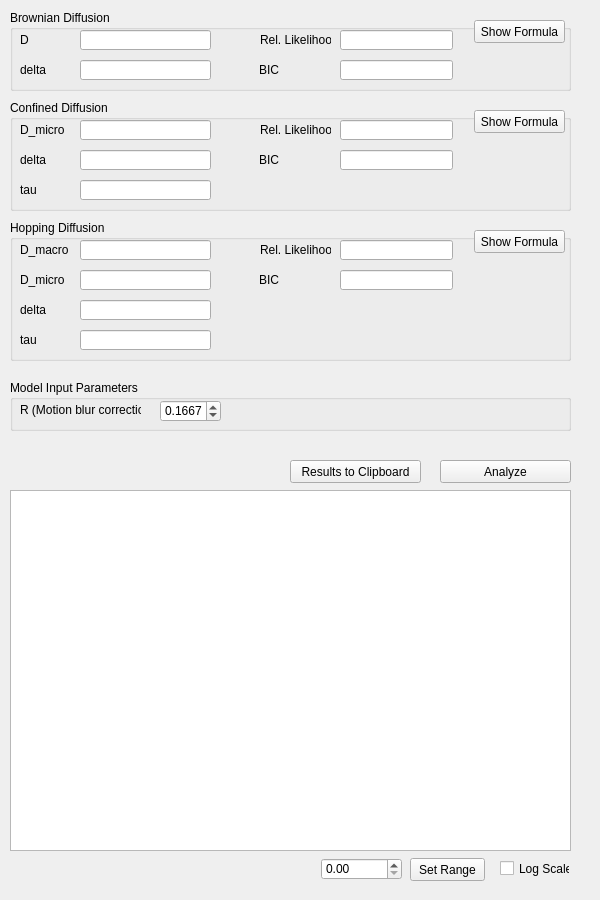
<?xml version="1.0" encoding="UTF-8"?>
<ui version="4.0">
 <class>Form</class>
 <widget class="QWidget" name="Form">
  <property name="geometry">
   <rect>
    <x>0</x>
    <y>0</y>
    <width>600</width>
    <height>900</height>
   </rect>
  </property>
  <property name="windowTitle">
   <string>Form</string>
  </property>
  <widget class="QGroupBox" name="groupBoxModel1">
   <property name="geometry">
    <rect>
     <x>10</x>
     <y>10</y>
     <width>561</width>
     <height>81</height>
    </rect>
   </property>
   <property name="title">
    <string>Brownian Diffusion</string>
   </property>
   <widget class="QPushButton" name="pushButtonFormula_1">
    <property name="geometry">
     <rect>
      <x>464</x>
      <y>10</y>
      <width>91</width>
      <height>23</height>
     </rect>
    </property>
    <property name="text">
     <string>Show Formula</string>
    </property>
   </widget>
   <widget class="QLineEdit" name="lineEditParam1_1">
    <property name="geometry">
     <rect>
      <x>70</x>
      <y>20</y>
      <width>131</width>
      <height>20</height>
     </rect>
    </property>
   </widget>
   <widget class="QLineEdit" name="lineEditParam2_1">
    <property name="geometry">
     <rect>
      <x>70</x>
      <y>50</y>
      <width>131</width>
      <height>20</height>
     </rect>
    </property>
   </widget>
   <widget class="QLabel" name="labelParam1_1">
    <property name="geometry">
     <rect>
      <x>10</x>
      <y>20</y>
      <width>50</width>
      <height>20</height>
     </rect>
    </property>
    <property name="text">
     <string>D</string>
    </property>
   </widget>
   <widget class="QLabel" name="labelParam2_1">
    <property name="geometry">
     <rect>
      <x>10</x>
      <y>50</y>
      <width>47</width>
      <height>20</height>
     </rect>
    </property>
    <property name="text">
     <string>delta</string>
    </property>
   </widget>
   <widget class="QLineEdit" name="lineEditRelLikelihood_1">
    <property name="geometry">
     <rect>
      <x>330</x>
      <y>20</y>
      <width>113</width>
      <height>20</height>
     </rect>
    </property>
   </widget>
   <widget class="QLineEdit" name="lineEditBIC_1">
    <property name="geometry">
     <rect>
      <x>330</x>
      <y>50</y>
      <width>113</width>
      <height>20</height>
     </rect>
    </property>
   </widget>
   <widget class="QLabel" name="labelRelLikelihood_1">
    <property name="geometry">
     <rect>
      <x>250</x>
      <y>20</y>
      <width>71</width>
      <height>20</height>
     </rect>
    </property>
    <property name="text">
     <string>Rel. Likelihood</string>
    </property>
   </widget>
   <widget class="QLabel" name="labelBIC_1">
    <property name="geometry">
     <rect>
      <x>249</x>
      <y>50</y>
      <width>71</width>
      <height>20</height>
     </rect>
    </property>
    <property name="text">
     <string>BIC</string>
    </property>
   </widget>
  </widget>
  <widget class="ModelFitWidget" name="plot">
   <property name="geometry">
    <rect>
     <x>10</x>
     <y>490</y>
     <width>561</width>
     <height>361</height>
    </rect>
   </property>
  </widget>
  <widget class="QGroupBox" name="groupBoxModel2">
   <property name="geometry">
    <rect>
     <x>10</x>
     <y>100</y>
     <width>561</width>
     <height>111</height>
    </rect>
   </property>
   <property name="title">
    <string>Confined Diffusion</string>
   </property>
   <widget class="QPushButton" name="pushButtonFormula_2">
    <property name="geometry">
     <rect>
      <x>464</x>
      <y>10</y>
      <width>91</width>
      <height>23</height>
     </rect>
    </property>
    <property name="text">
     <string>Show Formula</string>
    </property>
   </widget>
   <widget class="QLineEdit" name="lineEditParam1_2">
    <property name="geometry">
     <rect>
      <x>70</x>
      <y>20</y>
      <width>131</width>
      <height>20</height>
     </rect>
    </property>
   </widget>
   <widget class="QLineEdit" name="lineEditParam2_2">
    <property name="geometry">
     <rect>
      <x>70</x>
      <y>50</y>
      <width>131</width>
      <height>20</height>
     </rect>
    </property>
   </widget>
   <widget class="QLabel" name="labelParam1_2">
    <property name="geometry">
     <rect>
      <x>10</x>
      <y>20</y>
      <width>50</width>
      <height>20</height>
     </rect>
    </property>
    <property name="text">
     <string>D_micro</string>
    </property>
   </widget>
   <widget class="QLabel" name="labelParam2_2">
    <property name="geometry">
     <rect>
      <x>10</x>
      <y>50</y>
      <width>47</width>
      <height>20</height>
     </rect>
    </property>
    <property name="text">
     <string>delta</string>
    </property>
   </widget>
   <widget class="QLineEdit" name="lineEditRelLikelihood_2">
    <property name="geometry">
     <rect>
      <x>330</x>
      <y>20</y>
      <width>113</width>
      <height>20</height>
     </rect>
    </property>
   </widget>
   <widget class="QLineEdit" name="lineEditBIC_2">
    <property name="geometry">
     <rect>
      <x>330</x>
      <y>50</y>
      <width>113</width>
      <height>20</height>
     </rect>
    </property>
   </widget>
   <widget class="QLabel" name="labelRelLikelihood_2">
    <property name="geometry">
     <rect>
      <x>250</x>
      <y>20</y>
      <width>71</width>
      <height>20</height>
     </rect>
    </property>
    <property name="text">
     <string>Rel. Likelihood</string>
    </property>
   </widget>
   <widget class="QLabel" name="labelBIC_2">
    <property name="geometry">
     <rect>
      <x>249</x>
      <y>50</y>
      <width>71</width>
      <height>20</height>
     </rect>
    </property>
    <property name="text">
     <string>BIC</string>
    </property>
   </widget>
   <widget class="QLineEdit" name="lineEditParam3_2">
    <property name="geometry">
     <rect>
      <x>70</x>
      <y>80</y>
      <width>131</width>
      <height>20</height>
     </rect>
    </property>
   </widget>
   <widget class="QLabel" name="labelParam3_2">
    <property name="geometry">
     <rect>
      <x>10</x>
      <y>80</y>
      <width>47</width>
      <height>20</height>
     </rect>
    </property>
    <property name="text">
     <string>tau</string>
    </property>
   </widget>
  </widget>
  <widget class="QCheckBox" name="checkBoxLogPlot">
   <property name="geometry">
    <rect>
     <x>500</x>
     <y>860</y>
     <width>70</width>
     <height>17</height>
    </rect>
   </property>
   <property name="text">
    <string>Log Scale</string>
   </property>
  </widget>
  <widget class="QPushButton" name="pushButtonClipboard">
   <property name="geometry">
    <rect>
     <x>290</x>
     <y>460</y>
     <width>131</width>
     <height>23</height>
    </rect>
   </property>
   <property name="text">
    <string>Results to Clipboard</string>
   </property>
  </widget>
  <widget class="QPushButton" name="pushButtonAnalyze">
   <property name="geometry">
    <rect>
     <x>440</x>
     <y>460</y>
     <width>131</width>
     <height>23</height>
    </rect>
   </property>
   <property name="text">
    <string>Analyze</string>
   </property>
  </widget>
  <widget class="QGroupBox" name="groupBoxModel3">
   <property name="geometry">
    <rect>
     <x>10</x>
     <y>220</y>
     <width>561</width>
     <height>141</height>
    </rect>
   </property>
   <property name="title">
    <string>Hopping Diffusion</string>
   </property>
   <widget class="QPushButton" name="pushButtonFormula_3">
    <property name="geometry">
     <rect>
      <x>464</x>
      <y>10</y>
      <width>91</width>
      <height>23</height>
     </rect>
    </property>
    <property name="text">
     <string>Show Formula</string>
    </property>
   </widget>
   <widget class="QLineEdit" name="lineEditParam1_3">
    <property name="geometry">
     <rect>
      <x>70</x>
      <y>20</y>
      <width>131</width>
      <height>20</height>
     </rect>
    </property>
   </widget>
   <widget class="QLineEdit" name="lineEditParam2_3">
    <property name="geometry">
     <rect>
      <x>70</x>
      <y>50</y>
      <width>131</width>
      <height>20</height>
     </rect>
    </property>
   </widget>
   <widget class="QLabel" name="labelParam1_3">
    <property name="geometry">
     <rect>
      <x>10</x>
      <y>20</y>
      <width>50</width>
      <height>20</height>
     </rect>
    </property>
    <property name="text">
     <string>D_macro</string>
    </property>
   </widget>
   <widget class="QLabel" name="labelParam2_3">
    <property name="geometry">
     <rect>
      <x>10</x>
      <y>50</y>
      <width>47</width>
      <height>20</height>
     </rect>
    </property>
    <property name="text">
     <string>D_micro</string>
    </property>
   </widget>
   <widget class="QLineEdit" name="lineEditRelLikelihood_3">
    <property name="geometry">
     <rect>
      <x>330</x>
      <y>20</y>
      <width>113</width>
      <height>20</height>
     </rect>
    </property>
   </widget>
   <widget class="QLineEdit" name="lineEditBIC_3">
    <property name="geometry">
     <rect>
      <x>330</x>
      <y>50</y>
      <width>113</width>
      <height>20</height>
     </rect>
    </property>
   </widget>
   <widget class="QLabel" name="labelRelLikelihood_3">
    <property name="geometry">
     <rect>
      <x>250</x>
      <y>20</y>
      <width>71</width>
      <height>20</height>
     </rect>
    </property>
    <property name="text">
     <string>Rel. Likelihood</string>
    </property>
   </widget>
   <widget class="QLabel" name="labelBIC_3">
    <property name="geometry">
     <rect>
      <x>249</x>
      <y>50</y>
      <width>71</width>
      <height>20</height>
     </rect>
    </property>
    <property name="text">
     <string>BIC</string>
    </property>
   </widget>
   <widget class="QLineEdit" name="lineEditParam3_3">
    <property name="geometry">
     <rect>
      <x>70</x>
      <y>80</y>
      <width>131</width>
      <height>20</height>
     </rect>
    </property>
   </widget>
   <widget class="QLabel" name="labelParam3_3">
    <property name="geometry">
     <rect>
      <x>10</x>
      <y>80</y>
      <width>47</width>
      <height>20</height>
     </rect>
    </property>
    <property name="text">
     <string>delta</string>
    </property>
   </widget>
   <widget class="QLineEdit" name="lineEditParam4_3">
    <property name="geometry">
     <rect>
      <x>70</x>
      <y>110</y>
      <width>131</width>
      <height>20</height>
     </rect>
    </property>
   </widget>
   <widget class="QLabel" name="labelParam3_4">
    <property name="geometry">
     <rect>
      <x>10</x>
      <y>110</y>
      <width>47</width>
      <height>20</height>
     </rect>
    </property>
    <property name="text">
     <string>tau</string>
    </property>
   </widget>
  </widget>
  <widget class="QDoubleSpinBox" name="doubleSpinBoxRange">
   <property name="geometry">
    <rect>
     <x>321</x>
     <y>858</y>
     <width>81</width>
     <height>22</height>
    </rect>
   </property>
   <property name="maximum">
    <double>10000.000000000000000</double>
   </property>
  </widget>
  <widget class="QPushButton" name="pushButtonSetRange">
   <property name="geometry">
    <rect>
     <x>410</x>
     <y>858</y>
     <width>75</width>
     <height>23</height>
    </rect>
   </property>
   <property name="text">
    <string>Set Range</string>
   </property>
  </widget>
  <widget class="QGroupBox" name="groupBoxInputParam">
   <property name="geometry">
    <rect>
     <x>10</x>
     <y>380</y>
     <width>561</width>
     <height>51</height>
    </rect>
   </property>
   <property name="title">
    <string>Model Input Parameters</string>
   </property>
   <widget class="QLabel" name="labelInputParam1">
    <property name="geometry">
     <rect>
      <x>10</x>
      <y>20</y>
      <width>121</width>
      <height>20</height>
     </rect>
    </property>
    <property name="text">
     <string>R (Motion blur correction)</string>
    </property>
   </widget>
   <widget class="QDoubleSpinBox" name="doubleSpinBoxInputParam1">
    <property name="geometry">
     <rect>
      <x>150</x>
      <y>20</y>
      <width>61</width>
      <height>22</height>
     </rect>
    </property>
    <property name="decimals">
     <number>4</number>
    </property>
    <property name="maximum">
     <double>0.250000000000000</double>
    </property>
    <property name="singleStep">
     <double>0.010000000000000</double>
    </property>
    <property name="value">
     <double>0.166700000000000</double>
    </property>
   </widget>
  </widget>
 </widget>
 <customwidgets>
  <customwidget>
   <class>ModelFitWidget</class>
   <extends>QGraphicsView</extends>
   <header>gui.tab.msd</header>
  </customwidget>
 </customwidgets>
 <resources/>
 <connections/>
</ui>
